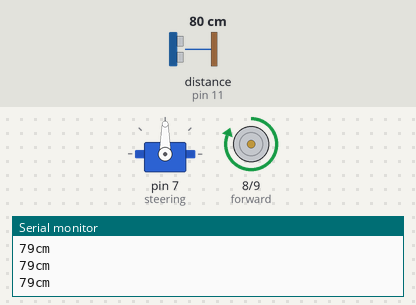
The sketch below on a simulated Arduino Uno, built with avr-gcc and run on an emulated ATmega328P. On the bench: servo, motor-driver pin pairs drawn as motors (green arrow = first pin HIGH = forward, orange = second pin HIGH = backward, longer = more drive, scaled by the enable pin), the last lines printed to the serial monitor. Wiring (inferred from the names in the program): ultrasonic range finder: trigger pin 10; echo pin 11. Inputs (shaded band) come from the test bench; at power-on: distance to the obstacle (sensor on pin 11) 80 cm. The echo pulse lasts 58.3 µs per cm.

Above: at 1.3 s.
1.4 s: distance to the obstacle (sensor on pin 11) set to 34 cm
2.9 s: distance to the obstacle (sensor on pin 11) set to 29 cm
At 3.6 s:
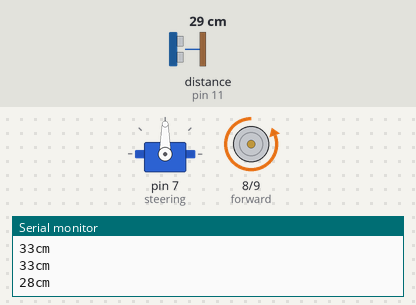
5.9 s: distance to the obstacle (sensor on pin 11) set to 35 cm
At 7.9 s:
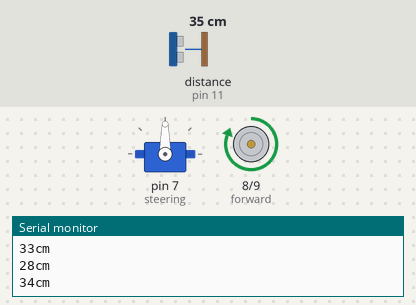
8.5 s: distance to the obstacle (sensor on pin 11) set to 2 cm
At 10.8 s:
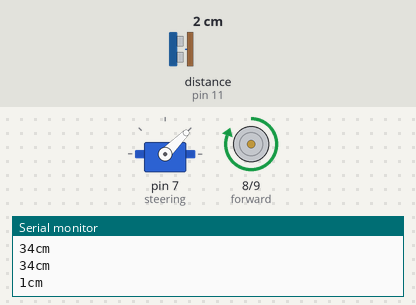
Timing chart, 0 to 12.3 s (numbered marks = the images above; inputs shaded):
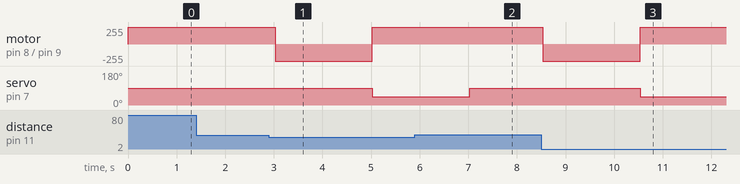

The sketch:

Sensor_Servo_Motor_alt.ino
```cpp
#include <Servo.h>  // servo library
Servo steering;  // servo control object

int trigPin = 10;
int echoPin = 11;
long duration, cm;

int forward = 8;
int backward =9;
int PWM = 12;

void setup() {
  steering.attach(7);
  pinMode(trigPin, OUTPUT);
  pinMode(echoPin, INPUT);
  Serial.begin (9600);
  pinMode(forward, OUTPUT);
  pinMode(backward, OUTPUT);
  pinMode(PWM, OUTPUT);
}

void loop()
{
  digitalWrite(trigPin, LOW);
  delayMicroseconds(2);
  digitalWrite(trigPin, HIGH);
  delayMicroseconds(10);
  digitalWrite(trigPin, LOW);

  pinMode(echoPin, INPUT);

  duration = pulseIn(echoPin, HIGH);

  cm = (duration/2) / 29.1;

  Serial.print(cm);
  Serial.print("cm");
  Serial.println();

  if(cm <= 30)
  {
    //reverse
    steering.write(90);
    analogWrite(PWM, 240);
    digitalWrite(forward,LOW);
    digitalWrite(backward,HIGH);
    delay(2000);

    //forward
    steering.write(45);
    analogWrite(PWM, 240);
    digitalWrite(forward,HIGH);
    digitalWrite(backward,LOW);
    delay(2000);


    steering.write(90);
  }
  else
  {
    //forward
    steering.write(90);
    analogWrite(PWM, 240);
    digitalWrite(forward,HIGH);
    digitalWrite(backward,LOW);
  }
  delay(500);
}
```

Measured:
- the behaviour switches between 32 and 31 cm on distance to the obstacle (sensor on pin 11) (found by bisection; images 0 and 1)
- after the input at 2.9 s, motor on pin 8 (forward) / pin 9 (backward): forward 255/255 → backward 255/255 after 0.13 s, → forward 255/255 2.0 s later; servo on pin 7 (steering): 90° → 45° after 2.1 s
- after the input at 5.9 s, motor on pin 8 (forward) / pin 9 (backward): stays forward 255/255 (without the input it goes to backward 255/255 after 1.6 s)
- after the input at 8.5 s, motor on pin 8 (forward) / pin 9 (backward): forward 255/255 → backward 255/255 at once, → forward 255/255 2.0 s later; servo on pin 7 (steering): 90° → 45° after 2.0 s
